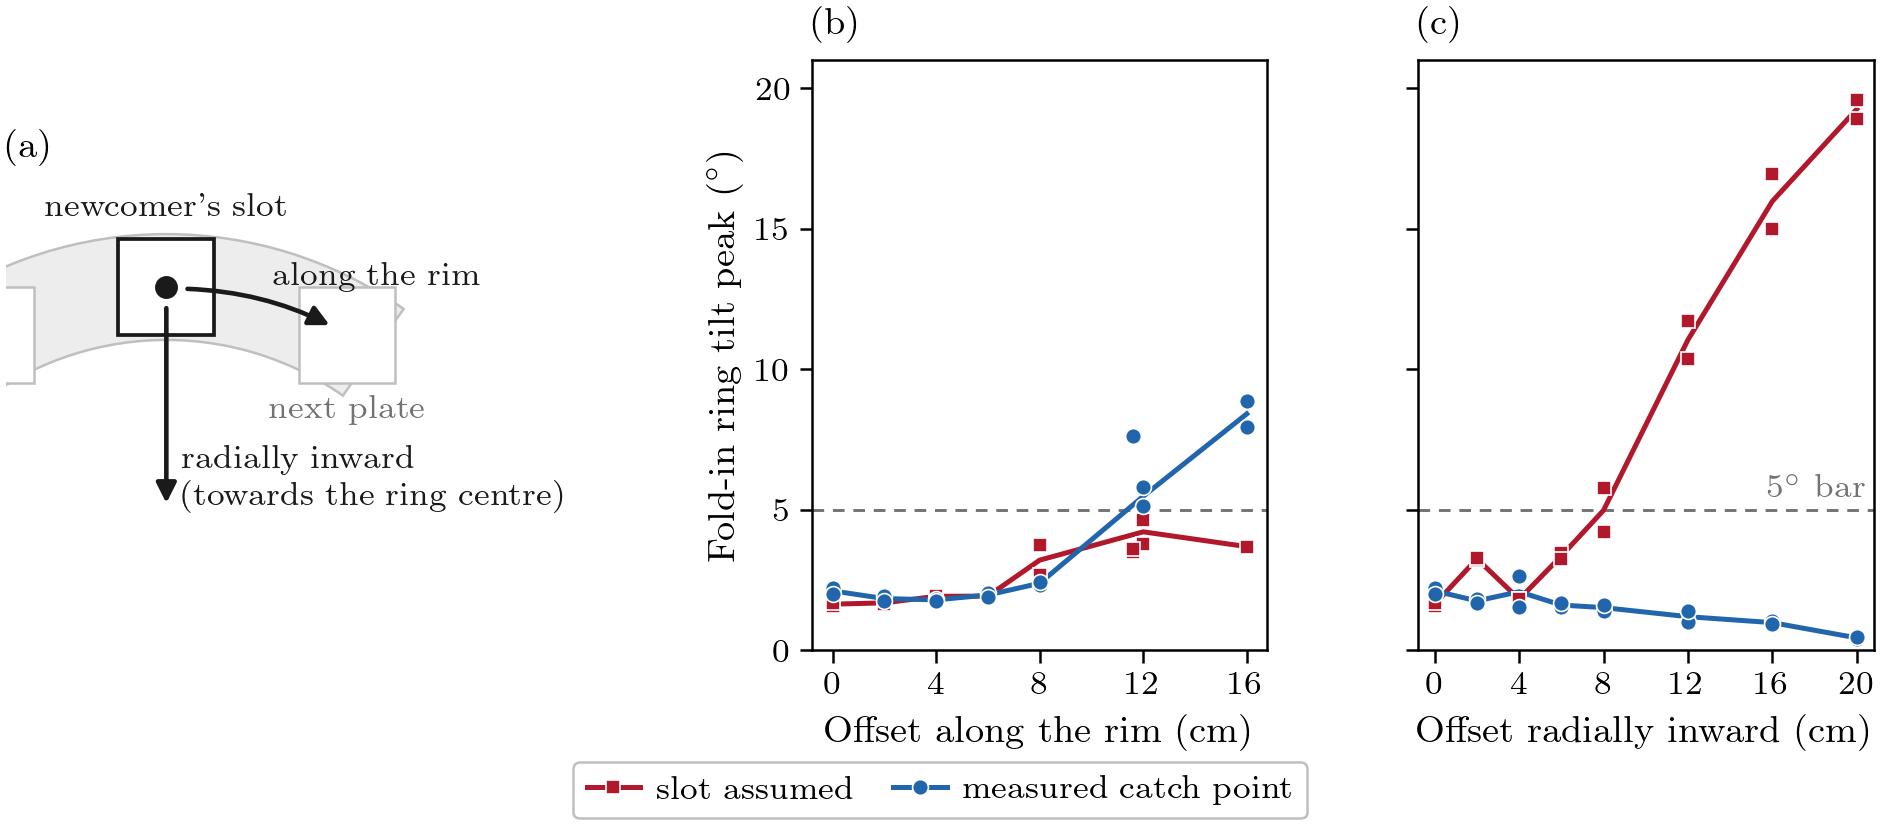

Python code for this plot:
#!/usr/bin/env python3
"""U, the magnet caught off its slot, with a drawing of the two offset directions (Wesley 27 Oct: make 'along the rim'
and 'radially inward' obvious). Panels (b) and (c) are review_2026-10-23/fig_u_catch_offset's data and look; (a) is a
top view of the ring near the newcomer's plate: the slot, the next plate 11.6 cm along the rim, the centre inward.
Data: R2629-R2684, R2727-R2732 through tools/catch_offset.analyse (the 23 Oct figure's cache).
"""
import importlib.util
import os
import sys

import numpy as np

HERE = os.path.dirname(os.path.abspath(__file__))
sys.path.insert(0, HERE)
import review_style as S  # noqa: E402
import catch_offset as C  # noqa: E402
from matplotlib.patches import Rectangle, Wedge, FancyArrowPatch  # noqa: E402

_spec = importlib.util.spec_from_file_location(
    'u23', os.path.join(os.path.dirname(HERE), 'review_2026-10-23', 'fig_u_catch_offset.py'))
U = importlib.util.module_from_spec(_spec)
_spec.loader.exec_module(U)

R_PLATE = 0.225                    # m, plate centres
STEP = np.radians(30.0)            # plates every 30 deg: the next plate 11.6 cm along the rim


def drawing(ax):
    ax.set_aspect('equal')
    ax.add_patch(Wedge((0, 0), 0.258, 55, 125, width=0.066, facecolor=S.FILL, edgecolor=S.LIGHT, lw=0.6))
    for k, ang in enumerate((np.pi / 2, np.pi / 2 - STEP, np.pi / 2 + STEP)):
        x, y = R_PLATE * np.cos(ang), R_PLATE * np.sin(ang)
        ax.add_patch(Rectangle((x - 0.03, y - 0.03), 0.06, 0.06, facecolor='white',
                               edgecolor=S.INK if k == 0 else S.LIGHT, lw=0.9 if k == 0 else 0.6, zorder=2))
    sx, sy = 0.0, R_PLATE
    ax.plot(sx, sy, 'o', ms=4.5, color=S.INK, zorder=5)
    ax.annotate("newcomer's slot", xy=(sx, sy + 0.03), xytext=(0, 4), textcoords='offset points', ha='center',
                va='bottom', fontsize=8, color=S.INK)
    nx, ny = R_PLATE * np.cos(np.pi / 2 - STEP), R_PLATE * np.sin(np.pi / 2 - STEP)
    ax.annotate('next plate', xy=(nx, ny - 0.03), xytext=(0, -3), textcoords='offset points', ha='center',
                va='top', fontsize=8, color=S.GREY)
    ax.add_patch(FancyArrowPatch((sx + 0.008, sy - 0.001), (nx - 0.006, ny + 0.004),
                                 connectionstyle='arc3,rad=-0.12', arrowstyle='-|>', mutation_scale=10,
                                 color=S.BLUE_LIGHT if False else S.INK, lw=1.1, zorder=6))
    ax.annotate('along the rim', xy=((sx + nx) / 2 + 0.01, (sy + ny) / 2 + 0.012), ha='left', va='bottom',
                fontsize=8, color=S.INK)
    ax.add_patch(FancyArrowPatch((sx, sy - 0.008), (sx, 0.085), arrowstyle='-|>', mutation_scale=10, color=S.INK,
                                 lw=1.1, zorder=6))
    ax.annotate('radially inward\n(towards the ring centre)', xy=(0.010, 0.105), ha='left', va='center',
                fontsize=8, color=S.INK)
    ax.set_xlim(-0.10, 0.17)
    ax.set_ylim(0.075, 0.29)
    ax.axis('off')


def main():
    rows = U.runs()
    S.setup()
    fig = S.figure('full', 2.75)        # 2.5 in of panels plus the legend below
    gs = fig.add_gridspec(1, 3, width_ratios=[0.95, 1, 1], wspace=0.22)
    a = fig.add_subplot(gs[0])
    axs = [fig.add_subplot(gs[1]), None]
    axs[1] = fig.add_subplot(gs[2], sharey=axs[0])
    drawing(a)
    arms = (('slot', S.RED, 's', 'slot assumed'), ('measured', S.BLUE, 'o', 'measured catch point'))
    for ax, direction, xlabel in ((axs[0], 't', 'Offset along the rim (cm)'),
                                  (axs[1], 'ri', 'Offset radially inward (cm)')):
        S.ref_line(ax, C.FOLD_TILT_BAR_DEG, r'$5^\circ$ bar' if direction == 'ri' else None)
        for arm, col, mk, text in arms:
            mine = [r for r in rows if r['arm'] == arm and r['direction'] in ('d0', direction)
                    and r['verdict'] != 'VOID' and r['run'] not in U.VOID_AS_CARD]
            ok = [r for r in mine if not r['failures'] and r['tilt'] is not None]
            ds = sorted({float(r['d']) for r in ok} - {11.6})
            mean = [np.mean([r['tilt'] for r in ok if float(r['d']) == d]) for d in ds]
            ax.plot(ds, mean, color=col, lw=S.LW_HERO, zorder=3)
            ax.plot([float(r['d']) for r in ok], [r['tilt'] for r in ok], mk, ms=S.MS if mk == 'o' else S.MS - 0.4,
                    mfc=col, mec='white', mew=0.4, zorder=4)
        top = 20 if direction == 'ri' else 16
        ax.set_xticks(list(range(0, top + 1, 4)))
        ax.set_xlim(-0.8, top + 0.8)
        ax.set_xlabel(xlabel)
    axs[0].set_ylabel(r'Fold-in ring tilt peak ($^\circ$)')
    axs[0].set_ylim(0, 21)
    axs[0].set_yticks([0, 5, 10, 15, 20])
    plt_hide = axs[1].get_yticklabels()
    for lab in plt_hide:
        lab.set_visible(False)
    S.panel(a, 'a')
    S.panel(axs[0], 'b')
    S.panel(axs[1], 'c')
    from matplotlib.lines import Line2D
    keys = [Line2D([], [], color=col, lw=S.LW_HERO, marker=mk, ms=S.MS if mk == 'o' else S.MS - 0.4, mfc=col,
                   mec='white', mew=0.4) for _, col, mk, _ in arms]
    S.ps.legend_below(fig, keys, [text for *_, text in arms], ncol=2)
    S.save(fig, 'fig_catch_offset_explained')


if __name__ == '__main__':
    main()
